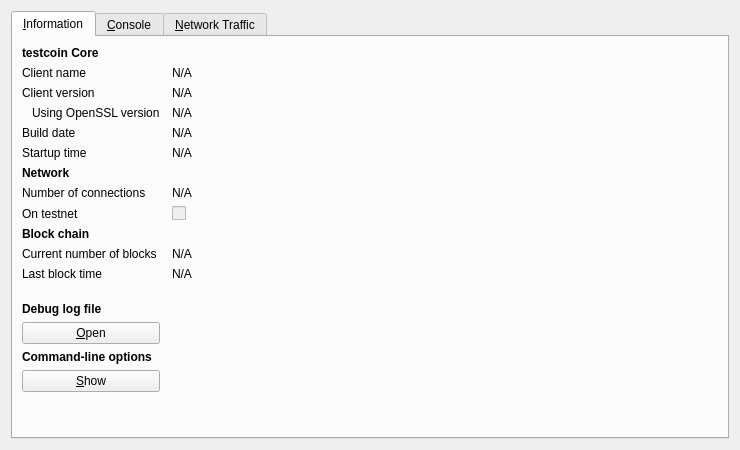
<?xml version="1.0" encoding="UTF-8"?>
<ui version="4.0">
 <class>RPCConsole</class>
 <widget class="QDialog" name="RPCConsole">
  <property name="geometry">
   <rect>
    <x>0</x>
    <y>0</y>
    <width>740</width>
    <height>450</height>
   </rect>
  </property>
  <property name="windowTitle">
   <string>testcoin - Debug window</string>
  </property>
  <layout class="QVBoxLayout" name="verticalLayout_2">
   <item>
    <widget class="QTabWidget" name="tabWidget">
     <property name="currentIndex">
      <number>0</number>
     </property>
     <widget class="QWidget" name="tab_info">
      <attribute name="title">
       <string>&amp;Information</string>
      </attribute>
      <layout class="QGridLayout" name="gridLayout" columnstretch="0,1">
       <property name="horizontalSpacing">
        <number>12</number>
       </property>
       <item row="0" column="0">
        <widget class="QLabel" name="label_9">
         <property name="font">
          <font>
           <weight>75</weight>
           <bold>true</bold>
          </font>
         </property>
         <property name="text">
          <string>testcoin Core</string>
         </property>
        </widget>
       </item>
       <item row="1" column="0">
        <widget class="QLabel" name="label_5">
         <property name="text">
          <string>Client name</string>
         </property>
        </widget>
       </item>
       <item row="1" column="1">
        <widget class="QLabel" name="clientName">
         <property name="cursor">
          <cursorShape>IBeamCursor</cursorShape>
         </property>
         <property name="text">
          <string>N/A</string>
         </property>
         <property name="textFormat">
          <enum>Qt::PlainText</enum>
         </property>
         <property name="textInteractionFlags">
          <set>Qt::LinksAccessibleByMouse|Qt::TextSelectableByKeyboard|Qt::TextSelectableByMouse</set>
         </property>
        </widget>
       </item>
       <item row="2" column="0">
        <widget class="QLabel" name="label_6">
         <property name="text">
          <string>Client version</string>
         </property>
        </widget>
       </item>
       <item row="2" column="1">
        <widget class="QLabel" name="clientVersion">
         <property name="cursor">
          <cursorShape>IBeamCursor</cursorShape>
         </property>
         <property name="text">
          <string>N/A</string>
         </property>
         <property name="textFormat">
          <enum>Qt::PlainText</enum>
         </property>
         <property name="textInteractionFlags">
          <set>Qt::LinksAccessibleByMouse|Qt::TextSelectableByKeyboard|Qt::TextSelectableByMouse</set>
         </property>
        </widget>
       </item>
       <item row="3" column="0">
        <widget class="QLabel" name="label_14">
         <property name="text">
          <string>Using OpenSSL version</string>
         </property>
         <property name="indent">
          <number>10</number>
         </property>
        </widget>
       </item>
       <item row="3" column="1">
        <widget class="QLabel" name="openSSLVersion">
         <property name="cursor">
          <cursorShape>IBeamCursor</cursorShape>
         </property>
         <property name="text">
          <string>N/A</string>
         </property>
         <property name="textFormat">
          <enum>Qt::PlainText</enum>
         </property>
         <property name="textInteractionFlags">
          <set>Qt::LinksAccessibleByMouse|Qt::TextSelectableByKeyboard|Qt::TextSelectableByMouse</set>
         </property>
        </widget>
       </item>
       <item row="4" column="0">
        <widget class="QLabel" name="label_12">
         <property name="text">
          <string>Build date</string>
         </property>
        </widget>
       </item>
       <item row="4" column="1">
        <widget class="QLabel" name="buildDate">
         <property name="cursor">
          <cursorShape>IBeamCursor</cursorShape>
         </property>
         <property name="text">
          <string>N/A</string>
         </property>
         <property name="textFormat">
          <enum>Qt::PlainText</enum>
         </property>
         <property name="textInteractionFlags">
          <set>Qt::LinksAccessibleByMouse|Qt::TextSelectableByKeyboard|Qt::TextSelectableByMouse</set>
         </property>
        </widget>
       </item>
       <item row="5" column="0">
        <widget class="QLabel" name="label_13">
         <property name="text">
          <string>Startup time</string>
         </property>
        </widget>
       </item>
       <item row="5" column="1">
        <widget class="QLabel" name="startupTime">
         <property name="cursor">
          <cursorShape>IBeamCursor</cursorShape>
         </property>
         <property name="text">
          <string>N/A</string>
         </property>
         <property name="textFormat">
          <enum>Qt::PlainText</enum>
         </property>
         <property name="textInteractionFlags">
          <set>Qt::LinksAccessibleByMouse|Qt::TextSelectableByKeyboard|Qt::TextSelectableByMouse</set>
         </property>
        </widget>
       </item>
       <item row="6" column="0">
        <widget class="QLabel" name="label_11">
         <property name="font">
          <font>
           <weight>75</weight>
           <bold>true</bold>
          </font>
         </property>
         <property name="text">
          <string>Network</string>
         </property>
        </widget>
       </item>
       <item row="7" column="0">
        <widget class="QLabel" name="label_7">
         <property name="text">
          <string>Number of connections</string>
         </property>
        </widget>
       </item>
       <item row="7" column="1">
        <widget class="QLabel" name="numberOfConnections">
         <property name="cursor">
          <cursorShape>IBeamCursor</cursorShape>
         </property>
         <property name="text">
          <string>N/A</string>
         </property>
         <property name="textFormat">
          <enum>Qt::PlainText</enum>
         </property>
         <property name="textInteractionFlags">
          <set>Qt::LinksAccessibleByMouse|Qt::TextSelectableByKeyboard|Qt::TextSelectableByMouse</set>
         </property>
        </widget>
       </item>
       <item row="8" column="0">
        <widget class="QLabel" name="label_8">
         <property name="text">
          <string>On testnet</string>
         </property>
        </widget>
       </item>
       <item row="8" column="1">
        <widget class="QCheckBox" name="isTestNet">
         <property name="enabled">
          <bool>false</bool>
         </property>
         <property name="text">
          <string/>
         </property>
        </widget>
       </item>
       <item row="9" column="0">
        <widget class="QLabel" name="label_10">
         <property name="font">
          <font>
           <weight>75</weight>
           <bold>true</bold>
          </font>
         </property>
         <property name="text">
          <string>Block chain</string>
         </property>
        </widget>
       </item>
       <item row="10" column="0">
        <widget class="QLabel" name="label_3">
         <property name="text">
          <string>Current number of blocks</string>
         </property>
        </widget>
       </item>
       <item row="10" column="1">
        <widget class="QLabel" name="numberOfBlocks">
         <property name="cursor">
          <cursorShape>IBeamCursor</cursorShape>
         </property>
         <property name="text">
          <string>N/A</string>
         </property>
         <property name="textFormat">
          <enum>Qt::PlainText</enum>
         </property>
         <property name="textInteractionFlags">
          <set>Qt::LinksAccessibleByMouse|Qt::TextSelectableByKeyboard|Qt::TextSelectableByMouse</set>
         </property>
        </widget>
       </item>
       <item row="11" column="0">
        <widget class="QLabel" name="label_2">
         <property name="text">
          <string>Last block time</string>
         </property>
        </widget>
       </item>
       <item row="11" column="1">
        <widget class="QLabel" name="lastBlockTime">
         <property name="cursor">
          <cursorShape>IBeamCursor</cursorShape>
         </property>
         <property name="text">
          <string>N/A</string>
         </property>
         <property name="textFormat">
          <enum>Qt::PlainText</enum>
         </property>
         <property name="textInteractionFlags">
          <set>Qt::LinksAccessibleByMouse|Qt::TextSelectableByKeyboard|Qt::TextSelectableByMouse</set>
         </property>
        </widget>
       </item>
       <item row="12" column="0">
        <spacer name="verticalSpacer_2">
         <property name="orientation">
          <enum>Qt::Vertical</enum>
         </property>
         <property name="sizeHint" stdset="0">
          <size>
           <width>20</width>
           <height>20</height>
          </size>
         </property>
        </spacer>
       </item>
       <item row="13" column="0">
        <widget class="QLabel" name="labelDebugLogfile">
         <property name="font">
          <font>
           <weight>75</weight>
           <bold>true</bold>
          </font>
         </property>
         <property name="text">
          <string>Debug log file</string>
         </property>
        </widget>
       </item>
       <item row="14" column="0">
        <widget class="QPushButton" name="openDebugLogfileButton">
         <property name="toolTip">
          <string>Open the testcoin debug log file from the current data directory. This can take a few seconds for large log files.</string>
         </property>
         <property name="text">
          <string>&amp;Open</string>
         </property>
         <property name="autoDefault">
          <bool>false</bool>
         </property>
        </widget>
       </item>
       <item row="15" column="0">
        <widget class="QLabel" name="labelCLOptions">
         <property name="font">
          <font>
           <weight>75</weight>
           <bold>true</bold>
          </font>
         </property>
         <property name="text">
          <string>Command-line options</string>
         </property>
        </widget>
       </item>
       <item row="16" column="0">
        <widget class="QPushButton" name="showCLOptionsButton">
         <property name="toolTip">
          <string>Show the testcoin-Qt help message to get a list with possible testcoin command-line options.</string>
         </property>
         <property name="text">
          <string>&amp;Show</string>
         </property>
         <property name="autoDefault">
          <bool>false</bool>
         </property>
        </widget>
       </item>
       <item row="17" column="0">
        <spacer name="verticalSpacer">
         <property name="orientation">
          <enum>Qt::Vertical</enum>
         </property>
         <property name="sizeHint" stdset="0">
          <size>
           <width>20</width>
           <height>40</height>
          </size>
         </property>
        </spacer>
       </item>
      </layout>
     </widget>
     <widget class="QWidget" name="tab_console">
      <attribute name="title">
       <string>&amp;Console</string>
      </attribute>
      <layout class="QVBoxLayout" name="verticalLayout_3">
       <property name="spacing">
        <number>3</number>
       </property>
       <item>
        <widget class="QTextEdit" name="messagesWidget">
         <property name="minimumSize">
          <size>
           <width>0</width>
           <height>100</height>
          </size>
         </property>
         <property name="readOnly">
          <bool>true</bool>
         </property>
         <property name="tabKeyNavigation" stdset="0">
          <bool>false</bool>
         </property>
         <property name="columnCount" stdset="0">
          <number>2</number>
         </property>
        </widget>
       </item>
       <item>
        <layout class="QHBoxLayout" name="horizontalLayout">
         <property name="spacing">
          <number>3</number>
         </property>
         <item>
          <widget class="QLabel" name="label">
           <property name="text">
            <string notr="true">&gt;</string>
           </property>
          </widget>
         </item>
         <item>
          <widget class="QLineEdit" name="lineEdit"/>
         </item>
         <item>
          <widget class="QPushButton" name="clearButton">
           <property name="maximumSize">
            <size>
             <width>24</width>
             <height>24</height>
            </size>
           </property>
           <property name="toolTip">
            <string>Clear console</string>
           </property>
           <property name="text">
            <string/>
           </property>
           <property name="icon">
            <iconset resource="../bitcoin.qrc">
             <normaloff>:/icons/remove</normaloff>:/icons/remove</iconset>
           </property>
           <property name="shortcut">
            <string notr="true">Ctrl+L</string>
           </property>
           <property name="autoDefault">
            <bool>false</bool>
           </property>
          </widget>
         </item>
        </layout>
       </item>
      </layout>
     </widget>
     <widget class="QWidget" name="tab">
      <attribute name="title">
       <string>&amp;Network Traffic</string>
      </attribute>
      <layout class="QHBoxLayout" name="horizontalLayout_3">
       <item>
        <layout class="QVBoxLayout" name="verticalLayout_4">
         <item>
          <widget class="TrafficGraphWidget" name="trafficGraph" native="true">
           <property name="sizePolicy">
            <sizepolicy hsizetype="Expanding" vsizetype="Expanding">
             <horstretch>0</horstretch>
             <verstretch>0</verstretch>
            </sizepolicy>
           </property>
          </widget>
         </item>
         <item>
          <layout class="QHBoxLayout" name="horizontalLayout_2">
           <item>
            <widget class="QSlider" name="sldGraphRange">
             <property name="minimum">
              <number>1</number>
             </property>
             <property name="maximum">
              <number>288</number>
             </property>
             <property name="pageStep">
              <number>12</number>
             </property>
             <property name="value">
              <number>6</number>
             </property>
             <property name="orientation">
              <enum>Qt::Horizontal</enum>
             </property>
            </widget>
           </item>
           <item>
            <widget class="QLabel" name="lblGraphRange">
             <property name="minimumSize">
              <size>
               <width>100</width>
               <height>0</height>
              </size>
             </property>
             <property name="alignment">
              <set>Qt::AlignCenter</set>
             </property>
            </widget>
           </item>
           <item>
            <widget class="QPushButton" name="btnClearTrafficGraph">
             <property name="text">
              <string>&amp;Clear</string>
             </property>
            </widget>
           </item>
          </layout>
         </item>
        </layout>
       </item>
       <item>
        <layout class="QVBoxLayout" name="verticalLayout">
         <item>
          <widget class="QGroupBox" name="groupBox">
           <property name="title">
            <string>Totals</string>
           </property>
           <layout class="QVBoxLayout" name="verticalLayout_5">
            <item>
             <layout class="QHBoxLayout" name="horizontalLayout_4">
              <item>
               <widget class="Line" name="line">
                <property name="sizePolicy">
                 <sizepolicy hsizetype="Fixed" vsizetype="Fixed">
                  <horstretch>0</horstretch>
                  <verstretch>0</verstretch>
                 </sizepolicy>
                </property>
                <property name="minimumSize">
                 <size>
                  <width>10</width>
                  <height>0</height>
                 </size>
                </property>
                <property name="palette">
                 <palette>
                  <active>
                   <colorrole role="Light">
                    <brush brushstyle="SolidPattern">
                     <color alpha="255">
                      <red>0</red>
                      <green>255</green>
                      <blue>0</blue>
                     </color>
                    </brush>
                   </colorrole>
                  </active>
                  <inactive>
                   <colorrole role="Light">
                    <brush brushstyle="SolidPattern">
                     <color alpha="255">
                      <red>0</red>
                      <green>255</green>
                      <blue>0</blue>
                     </color>
                    </brush>
                   </colorrole>
                  </inactive>
                  <disabled>
                   <colorrole role="Light">
                    <brush brushstyle="SolidPattern">
                     <color alpha="255">
                      <red>0</red>
                      <green>255</green>
                      <blue>0</blue>
                     </color>
                    </brush>
                   </colorrole>
                  </disabled>
                 </palette>
                </property>
                <property name="orientation">
                 <enum>Qt::Horizontal</enum>
                </property>
               </widget>
              </item>
              <item>
               <widget class="QLabel" name="label_16">
                <property name="text">
                 <string>In:</string>
                </property>
               </widget>
              </item>
              <item>
               <widget class="QLabel" name="lblBytesIn">
                <property name="minimumSize">
                 <size>
                  <width>50</width>
                  <height>0</height>
                 </size>
                </property>
                <property name="alignment">
                 <set>Qt::AlignRight|Qt::AlignTrailing|Qt::AlignVCenter</set>
                </property>
               </widget>
              </item>
             </layout>
            </item>
            <item>
             <layout class="QHBoxLayout" name="horizontalLayout_5">
              <item>
               <widget class="Line" name="line_2">
                <property name="sizePolicy">
                 <sizepolicy hsizetype="Fixed" vsizetype="Fixed">
                  <horstretch>0</horstretch>
                  <verstretch>0</verstretch>
                 </sizepolicy>
                </property>
                <property name="minimumSize">
                 <size>
                  <width>10</width>
                  <height>0</height>
                 </size>
                </property>
                <property name="palette">
                 <palette>
                  <active>
                   <colorrole role="Light">
                    <brush brushstyle="SolidPattern">
                     <color alpha="255">
                      <red>255</red>
                      <green>0</green>
                      <blue>0</blue>
                     </color>
                    </brush>
                   </colorrole>
                  </active>
                  <inactive>
                   <colorrole role="Light">
                    <brush brushstyle="SolidPattern">
                     <color alpha="255">
                      <red>255</red>
                      <green>0</green>
                      <blue>0</blue>
                     </color>
                    </brush>
                   </colorrole>
                  </inactive>
                  <disabled>
                   <colorrole role="Light">
                    <brush brushstyle="SolidPattern">
                     <color alpha="255">
                      <red>255</red>
                      <green>0</green>
                      <blue>0</blue>
                     </color>
                    </brush>
                   </colorrole>
                  </disabled>
                 </palette>
                </property>
                <property name="orientation">
                 <enum>Qt::Horizontal</enum>
                </property>
               </widget>
              </item>
              <item>
               <widget class="QLabel" name="label_17">
                <property name="text">
                 <string>Out:</string>
                </property>
               </widget>
              </item>
              <item>
               <widget class="QLabel" name="lblBytesOut">
                <property name="minimumSize">
                 <size>
                  <width>50</width>
                  <height>0</height>
                 </size>
                </property>
                <property name="alignment">
                 <set>Qt::AlignRight|Qt::AlignTrailing|Qt::AlignVCenter</set>
                </property>
               </widget>
              </item>
             </layout>
            </item>
            <item>
             <spacer name="verticalSpacer_4">
              <property name="orientation">
               <enum>Qt::Vertical</enum>
              </property>
              <property name="sizeHint" stdset="0">
               <size>
                <width>20</width>
                <height>407</height>
               </size>
              </property>
             </spacer>
            </item>
           </layout>
          </widget>
         </item>
        </layout>
       </item>
      </layout>
     </widget>
    </widget>
   </item>
  </layout>
 </widget>
 <customwidgets>
  <customwidget>
   <class>TrafficGraphWidget</class>
   <extends>QWidget</extends>
   <header>trafficgraphwidget.h</header>
   <container>1</container>
   <slots>
    <slot>clear()</slot>
   </slots>
  </customwidget>
 </customwidgets>
 <resources>
  <include location="../bitcoin.qrc"/>
 </resources>
 <connections/>
</ui>
